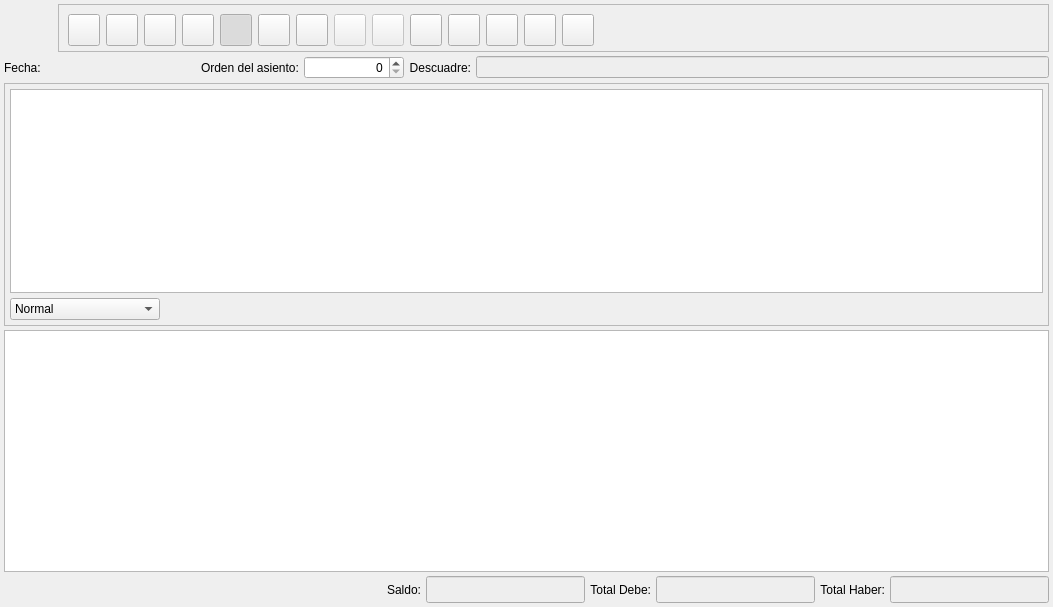
<?xml version="1.0" encoding="UTF-8"?>
<ui version="4.0">
 <author>Tomeu Borras</author>
 <class>BcAsientoBase</class>
 <widget class="QWidget" name="BcAsientoBase">
  <property name="geometry">
   <rect>
    <x>0</x>
    <y>0</y>
    <width>1053</width>
    <height>607</height>
   </rect>
  </property>
  <property name="windowTitle">
   <string>Asiento</string>
  </property>
  <property name="windowIcon">
   <iconset resource="../../../bulmages.qrc">
    <normaloff>:/Images/book.png</normaloff>:/Images/book.png</iconset>
  </property>
  <layout class="QVBoxLayout">
   <property name="spacing">
    <number>4</number>
   </property>
   <property name="margin">
    <number>4</number>
   </property>
   <item>
    <layout class="QHBoxLayout">
     <property name="spacing">
      <number>6</number>
     </property>
     <property name="margin">
      <number>0</number>
     </property>
     <item>
      <widget class="QLabel" name="pixmapLabel1">
       <property name="sizePolicy">
        <sizepolicy hsizetype="Fixed" vsizetype="Fixed">
         <horstretch>0</horstretch>
         <verstretch>0</verstretch>
        </sizepolicy>
       </property>
       <property name="minimumSize">
        <size>
         <width>48</width>
         <height>48</height>
        </size>
       </property>
       <property name="maximumSize">
        <size>
         <width>48</width>
         <height>48</height>
        </size>
       </property>
       <property name="pixmap">
        <pixmap resource="../../../bulmages.qrc">:/Images/book.png</pixmap>
       </property>
       <property name="scaledContents">
        <bool>true</bool>
       </property>
      </widget>
     </item>
     <item>
      <widget class="QFrame" name="mui_framebotones">
       <property name="sizePolicy">
        <sizepolicy hsizetype="Expanding" vsizetype="Fixed">
         <horstretch>0</horstretch>
         <verstretch>0</verstretch>
        </sizepolicy>
       </property>
       <property name="minimumSize">
        <size>
         <width>42</width>
         <height>42</height>
        </size>
       </property>
       <property name="maximumSize">
        <size>
         <width>16777215</width>
         <height>48</height>
        </size>
       </property>
       <property name="frameShape">
        <enum>QFrame::StyledPanel</enum>
       </property>
       <property name="frameShadow">
        <enum>QFrame::Raised</enum>
       </property>
       <layout class="QHBoxLayout" name="horizontalLayout">
        <item>
         <widget class="QToolButton" name="mui_abrirAsiento">
          <property name="sizePolicy">
           <sizepolicy hsizetype="Fixed" vsizetype="Fixed">
            <horstretch>0</horstretch>
            <verstretch>0</verstretch>
           </sizepolicy>
          </property>
          <property name="minimumSize">
           <size>
            <width>32</width>
            <height>32</height>
           </size>
          </property>
          <property name="maximumSize">
           <size>
            <width>32</width>
            <height>32</height>
           </size>
          </property>
          <property name="toolTip">
           <string>Abrir asiento</string>
          </property>
          <property name="whatsThis">
           <string>Abrir asiento</string>
          </property>
          <property name="text">
           <string/>
          </property>
          <property name="icon">
           <iconset resource="../../../bulmages.qrc">
            <normaloff>:/BulmaCont32x32/images/png/decrypted.png</normaloff>:/BulmaCont32x32/images/png/decrypted.png</iconset>
          </property>
          <property name="iconSize">
           <size>
            <width>22</width>
            <height>22</height>
           </size>
          </property>
          <property name="shortcut">
           <string>Ctrl+A</string>
          </property>
         </widget>
        </item>
        <item>
         <widget class="QToolButton" name="mui_cerrarAsiento">
          <property name="sizePolicy">
           <sizepolicy hsizetype="Fixed" vsizetype="Fixed">
            <horstretch>0</horstretch>
            <verstretch>0</verstretch>
           </sizepolicy>
          </property>
          <property name="minimumSize">
           <size>
            <width>32</width>
            <height>32</height>
           </size>
          </property>
          <property name="maximumSize">
           <size>
            <width>32</width>
            <height>32</height>
           </size>
          </property>
          <property name="toolTip">
           <string>Cerrar asiento</string>
          </property>
          <property name="whatsThis">
           <string>Cerrar asiento</string>
          </property>
          <property name="text">
           <string/>
          </property>
          <property name="icon">
           <iconset resource="../../../bulmages.qrc">
            <normaloff>:/BulmaCont32x32/images/png/encrypted.png</normaloff>:/BulmaCont32x32/images/png/encrypted.png</iconset>
          </property>
          <property name="iconSize">
           <size>
            <width>22</width>
            <height>22</height>
           </size>
          </property>
          <property name="shortcut">
           <string>Ctrl+C</string>
          </property>
         </widget>
        </item>
        <item>
         <widget class="QToolButton" name="mui_guardarAsiento">
          <property name="sizePolicy">
           <sizepolicy hsizetype="Fixed" vsizetype="Fixed">
            <horstretch>0</horstretch>
            <verstretch>0</verstretch>
           </sizepolicy>
          </property>
          <property name="minimumSize">
           <size>
            <width>32</width>
            <height>32</height>
           </size>
          </property>
          <property name="maximumSize">
           <size>
            <width>32</width>
            <height>32</height>
           </size>
          </property>
          <property name="toolTip">
           <string>Guardar asiento</string>
          </property>
          <property name="whatsThis">
           <string>Guardar asiento</string>
          </property>
          <property name="text">
           <string/>
          </property>
          <property name="icon">
           <iconset resource="../../../bulmages.qrc">
            <normaloff>:/Images/edit-save.png</normaloff>:/Images/edit-save.png</iconset>
          </property>
          <property name="iconSize">
           <size>
            <width>22</width>
            <height>22</height>
           </size>
          </property>
          <property name="shortcut">
           <string>Ctrl+S</string>
          </property>
         </widget>
        </item>
        <item>
         <widget class="QToolButton" name="mui_nuevoAsiento">
          <property name="sizePolicy">
           <sizepolicy hsizetype="Fixed" vsizetype="Fixed">
            <horstretch>0</horstretch>
            <verstretch>0</verstretch>
           </sizepolicy>
          </property>
          <property name="minimumSize">
           <size>
            <width>32</width>
            <height>32</height>
           </size>
          </property>
          <property name="maximumSize">
           <size>
            <width>32</width>
            <height>32</height>
           </size>
          </property>
          <property name="toolTip">
           <string>Nuevo asiento</string>
          </property>
          <property name="statusTip">
           <string comment="Nuevo asiento">Nuevo asiento</string>
          </property>
          <property name="whatsThis">
           <string>Nuevo asiento</string>
          </property>
          <property name="accessibleDescription">
           <string comment="Nuevo asiento">Nuevo asiento</string>
          </property>
          <property name="text">
           <string/>
          </property>
          <property name="icon">
           <iconset resource="../../../bulmages.qrc">
            <normaloff>:/Images/document-new.png</normaloff>:/Images/document-new.png</iconset>
          </property>
          <property name="iconSize">
           <size>
            <width>22</width>
            <height>22</height>
           </size>
          </property>
          <property name="shortcut">
           <string>Ctrl+N</string>
          </property>
         </widget>
        </item>
        <item>
         <widget class="QToolButton" name="mui_detalles">
          <property name="sizePolicy">
           <sizepolicy hsizetype="Fixed" vsizetype="Fixed">
            <horstretch>0</horstretch>
            <verstretch>0</verstretch>
           </sizepolicy>
          </property>
          <property name="minimumSize">
           <size>
            <width>32</width>
            <height>32</height>
           </size>
          </property>
          <property name="maximumSize">
           <size>
            <width>32</width>
            <height>32</height>
           </size>
          </property>
          <property name="toolTip">
           <string>Extender asiento</string>
          </property>
          <property name="whatsThis">
           <string>Extender asiento</string>
          </property>
          <property name="text">
           <string/>
          </property>
          <property name="icon">
           <iconset resource="../../../bulmages.qrc">
            <normaloff>:/Images/document-open.png</normaloff>:/Images/document-open.png</iconset>
          </property>
          <property name="iconSize">
           <size>
            <width>22</width>
            <height>22</height>
           </size>
          </property>
          <property name="shortcut">
           <string>Ctrl+E</string>
          </property>
          <property name="checkable">
           <bool>true</bool>
          </property>
          <property name="checked">
           <bool>true</bool>
          </property>
         </widget>
        </item>
        <item>
         <widget class="QToolButton" name="mui_configurar">
          <property name="minimumSize">
           <size>
            <width>32</width>
            <height>32</height>
           </size>
          </property>
          <property name="maximumSize">
           <size>
            <width>32</width>
            <height>32</height>
           </size>
          </property>
          <property name="toolTip">
           <string>Configurar</string>
          </property>
          <property name="whatsThis">
           <string>Configurar</string>
          </property>
          <property name="text">
           <string/>
          </property>
          <property name="icon">
           <iconset resource="../../../bulmages.qrc">
            <normaloff>:/Images/document-properties.png</normaloff>:/Images/document-properties.png</iconset>
          </property>
          <property name="iconSize">
           <size>
            <width>22</width>
            <height>22</height>
           </size>
          </property>
          <property name="checkable">
           <bool>true</bool>
          </property>
          <property name="checked">
           <bool>false</bool>
          </property>
         </widget>
        </item>
        <item>
         <widget class="QToolButton" name="mui_borrar">
          <property name="sizePolicy">
           <sizepolicy hsizetype="Fixed" vsizetype="Fixed">
            <horstretch>0</horstretch>
            <verstretch>0</verstretch>
           </sizepolicy>
          </property>
          <property name="minimumSize">
           <size>
            <width>32</width>
            <height>32</height>
           </size>
          </property>
          <property name="maximumSize">
           <size>
            <width>32</width>
            <height>32</height>
           </size>
          </property>
          <property name="toolTip">
           <string>Borrar asiento</string>
          </property>
          <property name="whatsThis">
           <string>Borrar asiento</string>
          </property>
          <property name="text">
           <string/>
          </property>
          <property name="icon">
           <iconset>
            <normaloff>:Images/edit-delete.png</normaloff>:Images/edit-delete.png</iconset>
          </property>
          <property name="iconSize">
           <size>
            <width>22</width>
            <height>22</height>
           </size>
          </property>
          <property name="shortcut">
           <string>Ctrl+D</string>
          </property>
         </widget>
        </item>
        <item>
         <widget class="QToolButton" name="mui_exportar">
          <property name="enabled">
           <bool>false</bool>
          </property>
          <property name="sizePolicy">
           <sizepolicy hsizetype="Fixed" vsizetype="Fixed">
            <horstretch>0</horstretch>
            <verstretch>0</verstretch>
           </sizepolicy>
          </property>
          <property name="minimumSize">
           <size>
            <width>32</width>
            <height>32</height>
           </size>
          </property>
          <property name="maximumSize">
           <size>
            <width>32</width>
            <height>32</height>
           </size>
          </property>
          <property name="toolTip">
           <string>Exportar asiento</string>
          </property>
          <property name="whatsThis">
           <string>Exportar asiento</string>
          </property>
          <property name="text">
           <string/>
          </property>
          <property name="icon">
           <iconset resource="../../../bulmages.qrc">
            <normaloff>:/Images/document-import.png</normaloff>:/Images/document-import.png</iconset>
          </property>
          <property name="iconSize">
           <size>
            <width>22</width>
            <height>22</height>
           </size>
          </property>
         </widget>
        </item>
        <item>
         <widget class="QToolButton" name="mui_importar">
          <property name="enabled">
           <bool>false</bool>
          </property>
          <property name="sizePolicy">
           <sizepolicy hsizetype="Fixed" vsizetype="Fixed">
            <horstretch>0</horstretch>
            <verstretch>0</verstretch>
           </sizepolicy>
          </property>
          <property name="minimumSize">
           <size>
            <width>32</width>
            <height>32</height>
           </size>
          </property>
          <property name="maximumSize">
           <size>
            <width>32</width>
            <height>32</height>
           </size>
          </property>
          <property name="toolTip">
           <string>Importar asiento</string>
          </property>
          <property name="whatsThis">
           <string>Importar asiento</string>
          </property>
          <property name="text">
           <string/>
          </property>
          <property name="icon">
           <iconset resource="../../../bulmages.qrc">
            <normaloff>:/Images/document-export.png</normaloff>:/Images/document-export.png</iconset>
          </property>
          <property name="iconSize">
           <size>
            <width>22</width>
            <height>22</height>
           </size>
          </property>
         </widget>
        </item>
        <item>
         <widget class="QToolButton" name="mui_inteligente">
          <property name="sizePolicy">
           <sizepolicy hsizetype="Fixed" vsizetype="Fixed">
            <horstretch>0</horstretch>
            <verstretch>0</verstretch>
           </sizepolicy>
          </property>
          <property name="minimumSize">
           <size>
            <width>32</width>
            <height>32</height>
           </size>
          </property>
          <property name="maximumSize">
           <size>
            <width>32</width>
            <height>32</height>
           </size>
          </property>
          <property name="toolTip">
           <string>Asientos inteligentes</string>
          </property>
          <property name="whatsThis">
           <string>Asientos inteligentes</string>
          </property>
          <property name="text">
           <string/>
          </property>
          <property name="icon">
           <iconset resource="../../../bulmages.qrc">
            <normaloff>:/BulmaCont32x32/images/png/wizard.png</normaloff>:/BulmaCont32x32/images/png/wizard.png</iconset>
          </property>
          <property name="iconSize">
           <size>
            <width>22</width>
            <height>22</height>
           </size>
          </property>
          <property name="shortcut">
           <string>Ctrl+M</string>
          </property>
         </widget>
        </item>
        <item>
         <widget class="QToolButton" name="mui_inicio">
          <property name="sizePolicy">
           <sizepolicy hsizetype="Fixed" vsizetype="Fixed">
            <horstretch>0</horstretch>
            <verstretch>0</verstretch>
           </sizepolicy>
          </property>
          <property name="minimumSize">
           <size>
            <width>32</width>
            <height>32</height>
           </size>
          </property>
          <property name="maximumSize">
           <size>
            <width>32</width>
            <height>32</height>
           </size>
          </property>
          <property name="toolTip">
           <string>Asientos inteligentes</string>
          </property>
          <property name="whatsThis">
           <string>Asientos inteligentes</string>
          </property>
          <property name="text">
           <string/>
          </property>
          <property name="icon">
           <iconset resource="../../../bulmages.qrc">
            <normaloff>:/BulmaCont32x32/images/png/i_start.png</normaloff>:/BulmaCont32x32/images/png/i_start.png</iconset>
          </property>
          <property name="iconSize">
           <size>
            <width>22</width>
            <height>22</height>
           </size>
          </property>
          <property name="shortcut">
           <string>Ctrl+M</string>
          </property>
         </widget>
        </item>
        <item>
         <widget class="QToolButton" name="mui_anterior">
          <property name="sizePolicy">
           <sizepolicy hsizetype="Fixed" vsizetype="Fixed">
            <horstretch>0</horstretch>
            <verstretch>0</verstretch>
           </sizepolicy>
          </property>
          <property name="minimumSize">
           <size>
            <width>32</width>
            <height>32</height>
           </size>
          </property>
          <property name="maximumSize">
           <size>
            <width>32</width>
            <height>32</height>
           </size>
          </property>
          <property name="toolTip">
           <string>Asientos inteligentes</string>
          </property>
          <property name="whatsThis">
           <string>Asientos inteligentes</string>
          </property>
          <property name="text">
           <string/>
          </property>
          <property name="icon">
           <iconset resource="../../../bulmages.qrc">
            <normaloff>:/BulmaCont32x32/images/png/i_back.png</normaloff>:/BulmaCont32x32/images/png/i_back.png</iconset>
          </property>
          <property name="iconSize">
           <size>
            <width>22</width>
            <height>22</height>
           </size>
          </property>
          <property name="shortcut">
           <string>Ctrl+M</string>
          </property>
         </widget>
        </item>
        <item>
         <widget class="QToolButton" name="mui_siguiente">
          <property name="sizePolicy">
           <sizepolicy hsizetype="Fixed" vsizetype="Fixed">
            <horstretch>0</horstretch>
            <verstretch>0</verstretch>
           </sizepolicy>
          </property>
          <property name="minimumSize">
           <size>
            <width>32</width>
            <height>32</height>
           </size>
          </property>
          <property name="maximumSize">
           <size>
            <width>32</width>
            <height>32</height>
           </size>
          </property>
          <property name="toolTip">
           <string>Asientos inteligentes</string>
          </property>
          <property name="whatsThis">
           <string>Asientos inteligentes</string>
          </property>
          <property name="text">
           <string/>
          </property>
          <property name="icon">
           <iconset resource="../../../bulmages.qrc">
            <normaloff>:/BulmaCont32x32/images/png/i_forward.png</normaloff>:/BulmaCont32x32/images/png/i_forward.png</iconset>
          </property>
          <property name="iconSize">
           <size>
            <width>22</width>
            <height>22</height>
           </size>
          </property>
          <property name="shortcut">
           <string>Ctrl+M</string>
          </property>
         </widget>
        </item>
        <item>
         <widget class="QToolButton" name="mui_fin">
          <property name="sizePolicy">
           <sizepolicy hsizetype="Fixed" vsizetype="Fixed">
            <horstretch>0</horstretch>
            <verstretch>0</verstretch>
           </sizepolicy>
          </property>
          <property name="minimumSize">
           <size>
            <width>32</width>
            <height>32</height>
           </size>
          </property>
          <property name="maximumSize">
           <size>
            <width>32</width>
            <height>32</height>
           </size>
          </property>
          <property name="toolTip">
           <string>Asientos inteligentes</string>
          </property>
          <property name="whatsThis">
           <string>Asientos inteligentes</string>
          </property>
          <property name="text">
           <string/>
          </property>
          <property name="icon">
           <iconset resource="../../../bulmages.qrc">
            <normaloff>:/BulmaCont32x32/images/png/i_finish.xpm</normaloff>:/BulmaCont32x32/images/png/i_finish.xpm</iconset>
          </property>
          <property name="iconSize">
           <size>
            <width>22</width>
            <height>22</height>
           </size>
          </property>
          <property name="shortcut">
           <string>Ctrl+M</string>
          </property>
         </widget>
        </item>
        <item>
         <layout class="QHBoxLayout" name="mui_plugbotones">
          <property name="spacing">
           <number>4</number>
          </property>
          <property name="margin">
           <number>0</number>
          </property>
         </layout>
        </item>
        <item>
         <spacer>
          <property name="orientation">
           <enum>Qt::Horizontal</enum>
          </property>
          <property name="sizeType">
           <enum>QSizePolicy::Expanding</enum>
          </property>
          <property name="sizeHint" stdset="0">
           <size>
            <width>201</width>
            <height>44</height>
           </size>
          </property>
         </spacer>
        </item>
       </layout>
      </widget>
     </item>
    </layout>
   </item>
   <item>
    <layout class="QHBoxLayout">
     <property name="spacing">
      <number>5</number>
     </property>
     <property name="margin">
      <number>0</number>
     </property>
     <item>
      <widget class="QLabel" name="TextLabel2">
       <property name="text">
        <string>Fecha:</string>
       </property>
      </widget>
     </item>
     <item>
      <widget class="BlDateSearch" name="mui_fecha" native="true">
       <property name="minimumSize">
        <size>
         <width>150</width>
         <height>0</height>
        </size>
       </property>
      </widget>
     </item>
     <item>
      <widget class="QLabel" name="TextLabel1">
       <property name="text">
        <string>Orden del asiento:</string>
       </property>
      </widget>
     </item>
     <item>
      <widget class="QSpinBox" name="mui_ordenAsiento">
       <property name="minimumSize">
        <size>
         <width>100</width>
         <height>0</height>
        </size>
       </property>
       <property name="alignment">
        <set>Qt::AlignRight</set>
       </property>
       <property name="maximum">
        <number>99999999</number>
       </property>
       <property name="value">
        <number>0</number>
       </property>
      </widget>
     </item>
     <item>
      <widget class="QLabel" name="TextLabel1_3">
       <property name="text">
        <string>Descuadre:</string>
       </property>
       <property name="alignment">
        <set>Qt::AlignRight|Qt::AlignTrailing|Qt::AlignVCenter</set>
       </property>
      </widget>
     </item>
     <item>
      <widget class="QLineEdit" name="mui_descuadre">
       <property name="minimumSize">
        <size>
         <width>150</width>
         <height>0</height>
        </size>
       </property>
       <property name="palette">
        <palette>
         <active>
          <colorrole role="Base">
           <brush brushstyle="SolidPattern">
            <color alpha="255">
             <red>238</red>
             <green>238</green>
             <blue>238</blue>
            </color>
           </brush>
          </colorrole>
         </active>
         <inactive>
          <colorrole role="Base">
           <brush brushstyle="SolidPattern">
            <color alpha="255">
             <red>238</red>
             <green>238</green>
             <blue>238</blue>
            </color>
           </brush>
          </colorrole>
         </inactive>
         <disabled>
          <colorrole role="Base">
           <brush brushstyle="SolidPattern">
            <color alpha="255">
             <red>255</red>
             <green>255</green>
             <blue>255</blue>
            </color>
           </brush>
          </colorrole>
         </disabled>
        </palette>
       </property>
       <property name="alignment">
        <set>Qt::AlignRight</set>
       </property>
       <property name="readOnly">
        <bool>true</bool>
       </property>
      </widget>
     </item>
    </layout>
   </item>
   <item>
    <widget class="QFrame" name="frame">
     <property name="frameShape">
      <enum>QFrame::StyledPanel</enum>
     </property>
     <property name="frameShadow">
      <enum>QFrame::Raised</enum>
     </property>
     <layout class="QVBoxLayout">
      <property name="spacing">
       <number>5</number>
      </property>
      <property name="margin">
       <number>5</number>
      </property>
      <item>
       <widget class="QTextEdit" name="mui_comentariosAsiento"/>
      </item>
      <item>
       <layout class="QHBoxLayout">
        <property name="spacing">
         <number>5</number>
        </property>
        <property name="margin">
         <number>0</number>
        </property>
        <item>
         <widget class="QComboBox" name="mui_claseAsiento">
          <property name="minimumSize">
           <size>
            <width>150</width>
            <height>0</height>
           </size>
          </property>
          <item>
           <property name="text">
            <string>Normal</string>
           </property>
          </item>
          <item>
           <property name="text">
            <string>Regularizacion</string>
           </property>
          </item>
          <item>
           <property name="text">
            <string>Cierre</string>
           </property>
          </item>
          <item>
           <property name="text">
            <string>Apertura</string>
           </property>
          </item>
         </widget>
        </item>
        <item>
         <spacer>
          <property name="orientation">
           <enum>Qt::Horizontal</enum>
          </property>
          <property name="sizeHint" stdset="0">
           <size>
            <width>40</width>
            <height>20</height>
           </size>
          </property>
         </spacer>
        </item>
       </layout>
      </item>
     </layout>
    </widget>
   </item>
   <item>
    <widget class="BcAsientoSubForm" name="mui_list"/>
   </item>
   <item>
    <layout class="QHBoxLayout">
     <property name="spacing">
      <number>5</number>
     </property>
     <property name="margin">
      <number>0</number>
     </property>
     <item>
      <spacer>
       <property name="orientation">
        <enum>Qt::Horizontal</enum>
       </property>
       <property name="sizeType">
        <enum>QSizePolicy::Expanding</enum>
       </property>
       <property name="sizeHint" stdset="0">
        <size>
         <width>96</width>
         <height>25</height>
        </size>
       </property>
      </spacer>
     </item>
     <item>
      <widget class="QLabel" name="textLabel1">
       <property name="text">
        <string>Saldo:</string>
       </property>
       <property name="alignment">
        <set>Qt::AlignRight|Qt::AlignTrailing|Qt::AlignVCenter</set>
       </property>
      </widget>
     </item>
     <item>
      <widget class="QLineEdit" name="mui_saldoCuenta">
       <property name="enabled">
        <bool>true</bool>
       </property>
       <property name="sizePolicy">
        <sizepolicy hsizetype="Preferred" vsizetype="Fixed">
         <horstretch>0</horstretch>
         <verstretch>0</verstretch>
        </sizepolicy>
       </property>
       <property name="minimumSize">
        <size>
         <width>150</width>
         <height>0</height>
        </size>
       </property>
       <property name="palette">
        <palette>
         <active>
          <colorrole role="Base">
           <brush brushstyle="SolidPattern">
            <color alpha="255">
             <red>238</red>
             <green>238</green>
             <blue>238</blue>
            </color>
           </brush>
          </colorrole>
         </active>
         <inactive>
          <colorrole role="Base">
           <brush brushstyle="SolidPattern">
            <color alpha="255">
             <red>238</red>
             <green>238</green>
             <blue>238</blue>
            </color>
           </brush>
          </colorrole>
         </inactive>
         <disabled>
          <colorrole role="Base">
           <brush brushstyle="SolidPattern">
            <color alpha="255">
             <red>255</red>
             <green>255</green>
             <blue>255</blue>
            </color>
           </brush>
          </colorrole>
         </disabled>
        </palette>
       </property>
       <property name="font">
        <font>
         <pointsize>12</pointsize>
         <weight>75</weight>
         <bold>true</bold>
        </font>
       </property>
       <property name="mouseTracking">
        <bool>false</bool>
       </property>
       <property name="focusPolicy">
        <enum>Qt::NoFocus</enum>
       </property>
       <property name="acceptDrops">
        <bool>false</bool>
       </property>
       <property name="alignment">
        <set>Qt::AlignRight</set>
       </property>
       <property name="dragEnabled">
        <bool>false</bool>
       </property>
       <property name="readOnly">
        <bool>true</bool>
       </property>
      </widget>
     </item>
     <item>
      <widget class="QLabel" name="TextLabel1_2">
       <property name="text">
        <string>Total Debe:</string>
       </property>
       <property name="alignment">
        <set>Qt::AlignRight|Qt::AlignTrailing|Qt::AlignVCenter</set>
       </property>
      </widget>
     </item>
     <item>
      <widget class="QLineEdit" name="m_totaldebe">
       <property name="sizePolicy">
        <sizepolicy hsizetype="Preferred" vsizetype="Fixed">
         <horstretch>0</horstretch>
         <verstretch>0</verstretch>
        </sizepolicy>
       </property>
       <property name="minimumSize">
        <size>
         <width>150</width>
         <height>0</height>
        </size>
       </property>
       <property name="palette">
        <palette>
         <active>
          <colorrole role="Base">
           <brush brushstyle="SolidPattern">
            <color alpha="255">
             <red>238</red>
             <green>238</green>
             <blue>238</blue>
            </color>
           </brush>
          </colorrole>
         </active>
         <inactive>
          <colorrole role="Base">
           <brush brushstyle="SolidPattern">
            <color alpha="255">
             <red>238</red>
             <green>238</green>
             <blue>238</blue>
            </color>
           </brush>
          </colorrole>
         </inactive>
         <disabled>
          <colorrole role="Base">
           <brush brushstyle="SolidPattern">
            <color alpha="255">
             <red>255</red>
             <green>255</green>
             <blue>255</blue>
            </color>
           </brush>
          </colorrole>
         </disabled>
        </palette>
       </property>
       <property name="font">
        <font>
         <pointsize>12</pointsize>
         <weight>75</weight>
         <italic>false</italic>
         <bold>true</bold>
        </font>
       </property>
       <property name="alignment">
        <set>Qt::AlignRight</set>
       </property>
       <property name="readOnly">
        <bool>true</bool>
       </property>
      </widget>
     </item>
     <item>
      <widget class="QLabel" name="TextLabel1_4">
       <property name="text">
        <string>Total Haber:</string>
       </property>
       <property name="alignment">
        <set>Qt::AlignRight|Qt::AlignTrailing|Qt::AlignVCenter</set>
       </property>
      </widget>
     </item>
     <item>
      <widget class="QLineEdit" name="m_totalhaber">
       <property name="sizePolicy">
        <sizepolicy hsizetype="Preferred" vsizetype="Fixed">
         <horstretch>0</horstretch>
         <verstretch>0</verstretch>
        </sizepolicy>
       </property>
       <property name="minimumSize">
        <size>
         <width>150</width>
         <height>0</height>
        </size>
       </property>
       <property name="palette">
        <palette>
         <active>
          <colorrole role="Base">
           <brush brushstyle="SolidPattern">
            <color alpha="255">
             <red>238</red>
             <green>238</green>
             <blue>238</blue>
            </color>
           </brush>
          </colorrole>
         </active>
         <inactive>
          <colorrole role="Base">
           <brush brushstyle="SolidPattern">
            <color alpha="255">
             <red>238</red>
             <green>238</green>
             <blue>238</blue>
            </color>
           </brush>
          </colorrole>
         </inactive>
         <disabled>
          <colorrole role="Base">
           <brush brushstyle="SolidPattern">
            <color alpha="255">
             <red>255</red>
             <green>255</green>
             <blue>255</blue>
            </color>
           </brush>
          </colorrole>
         </disabled>
        </palette>
       </property>
       <property name="font">
        <font>
         <pointsize>12</pointsize>
         <weight>75</weight>
         <bold>true</bold>
        </font>
       </property>
       <property name="alignment">
        <set>Qt::AlignRight</set>
       </property>
       <property name="readOnly">
        <bool>true</bool>
       </property>
      </widget>
     </item>
    </layout>
   </item>
  </layout>
 </widget>
 <customwidgets>
  <customwidget>
   <class>BlDateSearch</class>
   <extends>QWidget</extends>
   <header>bldatesearch.h</header>
  </customwidget>
  <customwidget>
   <class>BcAsientoSubForm</class>
   <extends>QTableWidget</extends>
   <header>bcasientosubform.h</header>
  </customwidget>
 </customwidgets>
 <resources>
  <include location="../../../bulmages.qrc"/>
  <include location="../../../bulmages.qrc"/>
 </resources>
 <connections>
  <connection>
   <sender>mui_detalles</sender>
   <signal>toggled(bool)</signal>
   <receiver>frame</receiver>
   <slot>setShown(bool)</slot>
   <hints>
    <hint type="sourcelabel">
     <x>241</x>
     <y>43</y>
    </hint>
    <hint type="destinationlabel">
     <x>56</x>
     <y>95</y>
    </hint>
   </hints>
  </connection>
 </connections>
</ui>
